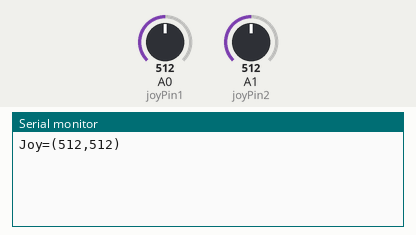
This sketch was run on a simulated Arduino Uno, built with avr-gcc and run on an emulated ATmega328P. On the bench: the last lines printed to the serial monitor. The inputs (shaded band) are chosen by the test bench; at power-on: A0 (joyPin1) = 512, A1 (joyPin2) = 512.

Above: at 1.8 s.
1.9 s: A0 (joyPin1) set to 716
At 2.8 s:
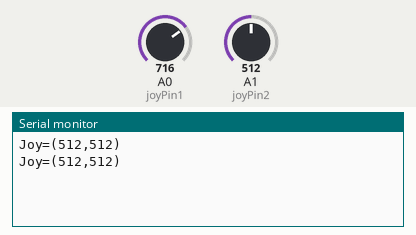
3.4 s: A1 (joyPin2) set to 716
At 4.7 s:
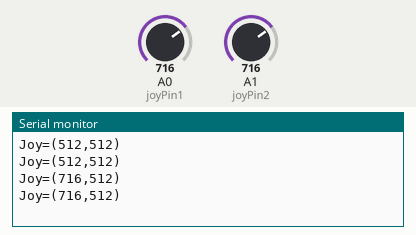
4.9 s: A0 (joyPin1) set to 900
At 5.5 s:
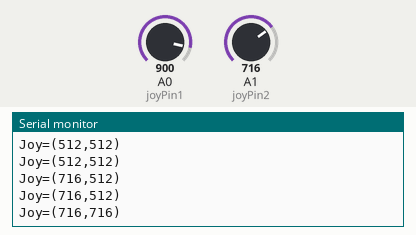
6.4 s: A1 (joyPin2) set to 900
At 7.8 s:
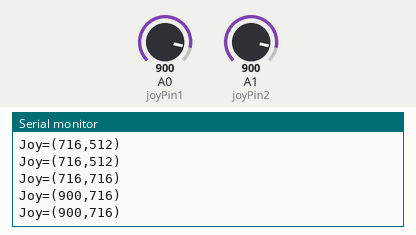
Timing chart, 0 to 8.9 s (numbered marks = the images above; inputs shaded):
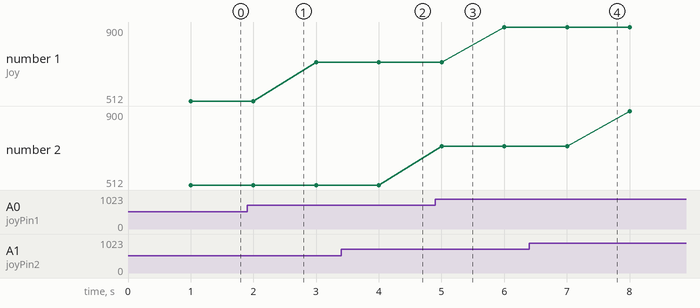

The sketch:

joy.ino
```cpp
int joyPin1 = 0;                 // slider variable connecetd to analog pin 0
int joyPin2 = 1;                 // slider variable connecetd to analog pin 1
int value1 = 0;                  // variable to read the value from the analog pin 0
int value2 = 0;                  // variable to read the value from the analog pin 1

void setup() {
  Serial.begin(9600);
}

void loop() {
  value1 = analogRead(joyPin1);
  value2 = analogRead(joyPin2);
  delay(1000);
  Serial.print("Joy=(");
  Serial.print(value1);
  Serial.print(",");
  Serial.print(value2);
  Serial.println(")");
}
```

Measured:
- plotted number 1: 512 → 716 after the input at 1.9 s, 716 → 900 after the input at 4.9 s
